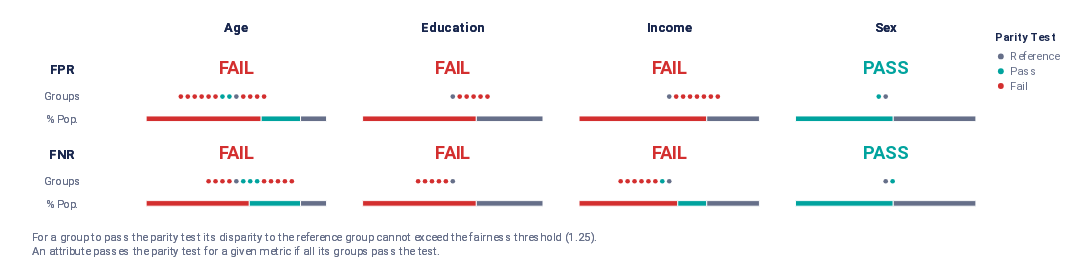

Notebook cell for this chart:
### Code cell
# Check which categories and groups pass parity tests
audit.summary_plot(metrics = ['fpr', 'fnr'], fairness_threshold = 1.25)
